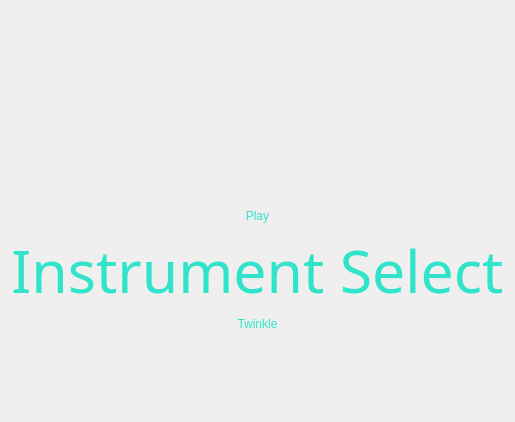
      <widget class="QWidget" name="startPage">
       <property name="styleSheet">
        <string notr="true">#label {
	color:rgb(48, 227, 202);
	font: 87 italic 80pt &quot;Segoe UI Black&quot;;
}


#playButton {
    background-color: Transparent;
    background-repeat:no-repeat;
    border: none;
    cursor:pointer;
    overflow: hidden;
    outline:none;
	font: 87 44pt &quot;Segoe UI Black&quot;;
	color:rgb(48, 227, 202);
}

#playButton:hover{
    background-color: Transparent;
    background-repeat:no-repeat;
    border: none;
    cursor:pointer;
    overflow: hidden;
    outline:none;
	color:rgb(250, 204, 46);
	font: 87 44pt &quot;Segoe UI Black&quot;;
}

#instrumentSelectButton {
    background-color: Transparent;
    background-repeat:no-repeat;
    border: none;
    cursor:pointer;
    overflow: hidden;
    outline:none;
	font: 87 44pt &quot;Segoe UI Black&quot;;
	color:rgb(48, 227, 202);
}

#instrumentSelectButton:hover{
    background-color: Transparent;
    background-repeat:no-repeat;
    border: none;
    cursor:pointer;
    overflow: hidden;
    outline:none;
	color:rgb(250, 204, 46);
	font: 87 44pt &quot;Segoe UI Black&quot;;
}

#twinkleButton {
    background-color: Transparent;
    background-repeat:no-repeat;
    border: none;
    cursor:pointer;
    overflow: hidden;
    outline:none;
	font: 87 44pt &quot;Segoe UI Black&quot;;
	color:rgb(48, 227, 202);
}

#twinkleButton:hover{
    background-color: Transparent;
    background-repeat:no-repeat;
    border: none;
    cursor:pointer;
    overflow: hidden;
    outline:none;
	color:rgb(250, 204, 46);
	font: 87 44pt &quot;Segoe UI Black&quot;;
}</string>
       </property>
       <layout class="QVBoxLayout" name="verticalLayout_2">
        <item>
         <spacer name="verticalSpacer_3">
          <property name="orientation">
           <enum>Qt::Vertical</enum>
          </property>
          <property name="sizeHint" stdset="0">
           <size>
            <width>20</width>
            <height>40</height>
           </size>
          </property>
         </spacer>
        </item>
        <item alignment="Qt::AlignHCenter">
         <widget class="QLabel" name="label">
          <property name="font">
           <font>
            <family>Segoe UI Black</family>
            <pointsize>80</pointsize>
            <weight>10</weight>
            <italic>true</italic>
            <bold>false</bold>
           </font>
          </property>
          <property name="text">
           <string/>
          </property>
          <property name="pixmap">
           <pixmap resource="resources.qrc">:/resources/Logomakr_9MfoBC.png</pixmap>
          </property>
         </widget>
        </item>
        <item>
         <widget class="QWidget" name="boxWidget" native="true">
          <property name="enabled">
           <bool>true</bool>
          </property>
          <property name="sizePolicy">
           <sizepolicy hsizetype="Expanding" vsizetype="Expanding">
            <horstretch>0</horstretch>
            <verstretch>0</verstretch>
           </sizepolicy>
          </property>
          <property name="minimumSize">
           <size>
            <width>0</width>
            <height>0</height>
           </size>
          </property>
         </widget>
        </item>
        <item>
         <spacer name="verticalSpacer_2">
          <property name="orientation">
           <enum>Qt::Vertical</enum>
          </property>
          <property name="sizeHint" stdset="0">
           <size>
            <width>17</width>
            <height>0</height>
           </size>
          </property>
         </spacer>
        </item>
        <item>
         <widget class="QPushButton" name="playButton">
          <property name="text">
           <string>Play</string>
          </property>
         </widget>
        </item>
        <item>
         <widget class="QPushButton" name="instrumentSelectButton">
          <property name="palette">
           <palette>
            <active>
             <colorrole role="WindowText">
              <brush brushstyle="SolidPattern">
               <color alpha="255">
                <red>48</red>
                <green>227</green>
                <blue>202</blue>
               </color>
              </brush>
             </colorrole>
             <colorrole role="Button">
              <brush brushstyle="SolidPattern">
               <color alpha="0">
                <red>0</red>
                <green>0</green>
                <blue>0</blue>
               </color>
              </brush>
             </colorrole>
             <colorrole role="Text">
              <brush brushstyle="SolidPattern">
               <color alpha="255">
                <red>48</red>
                <green>227</green>
                <blue>202</blue>
               </color>
              </brush>
             </colorrole>
             <colorrole role="ButtonText">
              <brush brushstyle="SolidPattern">
               <color alpha="255">
                <red>48</red>
                <green>227</green>
                <blue>202</blue>
               </color>
              </brush>
             </colorrole>
             <colorrole role="Base">
              <brush brushstyle="SolidPattern">
               <color alpha="0">
                <red>0</red>
                <green>0</green>
                <blue>0</blue>
               </color>
              </brush>
             </colorrole>
             <colorrole role="Window">
              <brush brushstyle="SolidPattern">
               <color alpha="0">
                <red>0</red>
                <green>0</green>
                <blue>0</blue>
               </color>
              </brush>
             </colorrole>
            </active>
            <inactive>
             <colorrole role="WindowText">
              <brush brushstyle="SolidPattern">
               <color alpha="255">
                <red>48</red>
                <green>227</green>
                <blue>202</blue>
               </color>
              </brush>
             </colorrole>
             <colorrole role="Button">
              <brush brushstyle="SolidPattern">
               <color alpha="0">
                <red>0</red>
                <green>0</green>
                <blue>0</blue>
               </color>
              </brush>
             </colorrole>
             <colorrole role="Text">
              <brush brushstyle="SolidPattern">
               <color alpha="255">
                <red>48</red>
                <green>227</green>
                <blue>202</blue>
               </color>
              </brush>
             </colorrole>
             <colorrole role="ButtonText">
              <brush brushstyle="SolidPattern">
               <color alpha="255">
                <red>48</red>
                <green>227</green>
                <blue>202</blue>
               </color>
              </brush>
             </colorrole>
             <colorrole role="Base">
              <brush brushstyle="SolidPattern">
               <color alpha="0">
                <red>0</red>
                <green>0</green>
                <blue>0</blue>
               </color>
              </brush>
             </colorrole>
             <colorrole role="Window">
              <brush brushstyle="SolidPattern">
               <color alpha="0">
                <red>0</red>
                <green>0</green>
                <blue>0</blue>
               </color>
              </brush>
             </colorrole>
            </inactive>
            <disabled>
             <colorrole role="WindowText">
              <brush brushstyle="SolidPattern">
               <color alpha="255">
                <red>48</red>
                <green>227</green>
                <blue>202</blue>
               </color>
              </brush>
             </colorrole>
             <colorrole role="Button">
              <brush brushstyle="SolidPattern">
               <color alpha="0">
                <red>0</red>
                <green>0</green>
                <blue>0</blue>
               </color>
              </brush>
             </colorrole>
             <colorrole role="Text">
              <brush brushstyle="SolidPattern">
               <color alpha="255">
                <red>48</red>
                <green>227</green>
                <blue>202</blue>
               </color>
              </brush>
             </colorrole>
             <colorrole role="ButtonText">
              <brush brushstyle="SolidPattern">
               <color alpha="255">
                <red>48</red>
                <green>227</green>
                <blue>202</blue>
               </color>
              </brush>
             </colorrole>
             <colorrole role="Base">
              <brush brushstyle="SolidPattern">
               <color alpha="0">
                <red>0</red>
                <green>0</green>
                <blue>0</blue>
               </color>
              </brush>
             </colorrole>
             <colorrole role="Window">
              <brush brushstyle="SolidPattern">
               <color alpha="0">
                <red>0</red>
                <green>0</green>
                <blue>0</blue>
               </color>
              </brush>
             </colorrole>
            </disabled>
           </palette>
          </property>
          <property name="font">
           <font>
            <family>Segoe UI Black</family>
            <pointsize>44</pointsize>
            <weight>10</weight>
            <italic>false</italic>
            <bold>false</bold>
           </font>
          </property>
          <property name="autoFillBackground">
           <bool>false</bool>
          </property>
          <property name="text">
           <string>Instrument Select</string>
          </property>
          <property name="flat">
           <bool>true</bool>
          </property>
         </widget>
        </item>
        <item>
         <widget class="QPushButton" name="twinkleButton">
          <property name="text">
           <string>Twinkle</string>
          </property>
         </widget>
        </item>
        <item>
         <spacer name="verticalSpacer">
          <property name="orientation">
           <enum>Qt::Vertical</enum>
          </property>
          <property name="sizeHint" stdset="0">
           <size>
            <width>20</width>
            <height>80</height>
           </size>
          </property>
         </spacer>
        </item>
       </layout>
      </widget>
